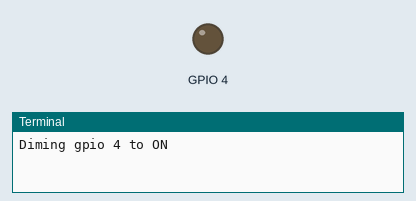
This program was run on a simulated Raspberry Pi (BCM pin numbers). Shown: output pins drawn as LEDs (lit = HIGH), the last lines printed to the terminal.

Above: at 0.05 s.
At 0.95 s:
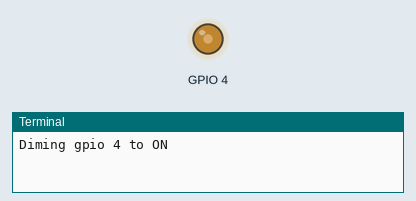
At 1.9 s:
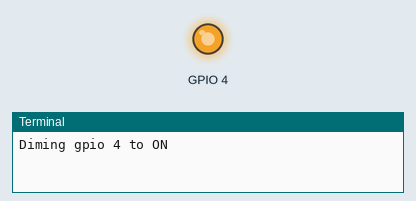
At 3.8 s:
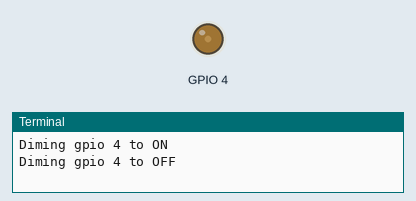
Timing chart, 0 to 5.5 s (numbered marks = the images above):
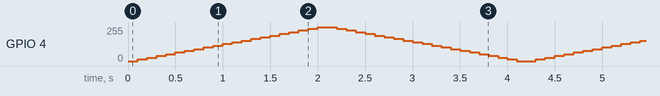

The program:

dimGPIOOut.py
```python
#!/usr/bin/python

import RPi.GPIO as GPIO
import time
from optparse import OptionParser

parser = OptionParser()
parser.add_option("-o", "--gpioout", action="store", type="int", dest="gpioout", default=4, help="GPIO number where OUTPUT device is connected")
parser.add_option("-t", "--time", action="store", type="float", dest="dimtime", default=0.1, help="Time interval for diming")
parser.add_option("-f", "--frequency", action="store", type="int", dest="frequency", default=50, help="PWM frequency")
parser.add_option("-s", "--step", action="store", type="int", dest="step", default=5, help="PWM change step")
(options, args) = parser.parse_args()

GPIO.setmode(GPIO.BCM)
GPIO.setup(options.gpioout, GPIO.OUT)

p = GPIO.PWM(options.gpioout, options.frequency)
p.start(0)
try:
  while 1:
    print 'Diming gpio {} to ON'.format(options.gpioout)
    for dc in range(0, 101, options.step):
      p.ChangeDutyCycle(dc)
      time.sleep(options.dimtime)
    print 'Diming gpio {} to OFF'.format(options.gpioout)
    for dc in range(100, -1, options.step*(-1)):
      p.ChangeDutyCycle(dc)
      time.sleep(options.dimtime)
except KeyboardInterrupt:
  print 'Exiting dimGPIOOut. PWM stop and GPIO cleanup.'
  pass
p.stop()
GPIO.cleanup()
```
